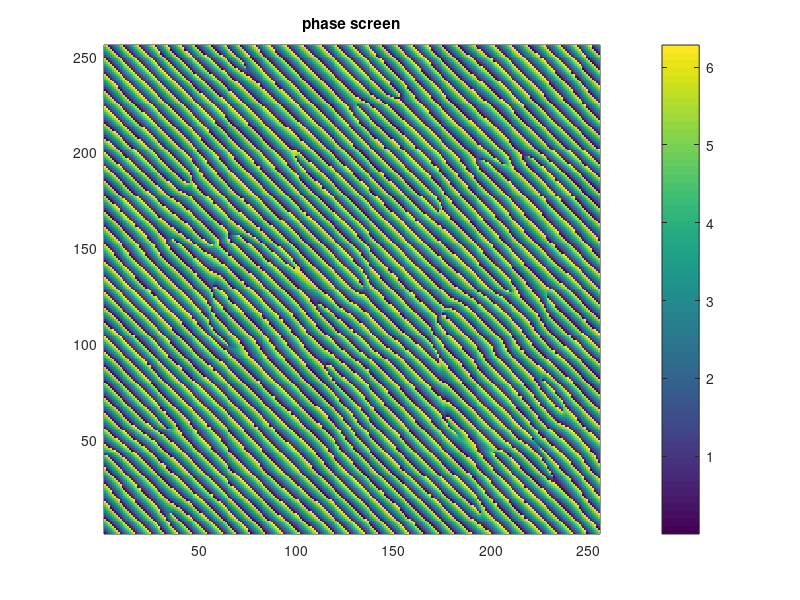
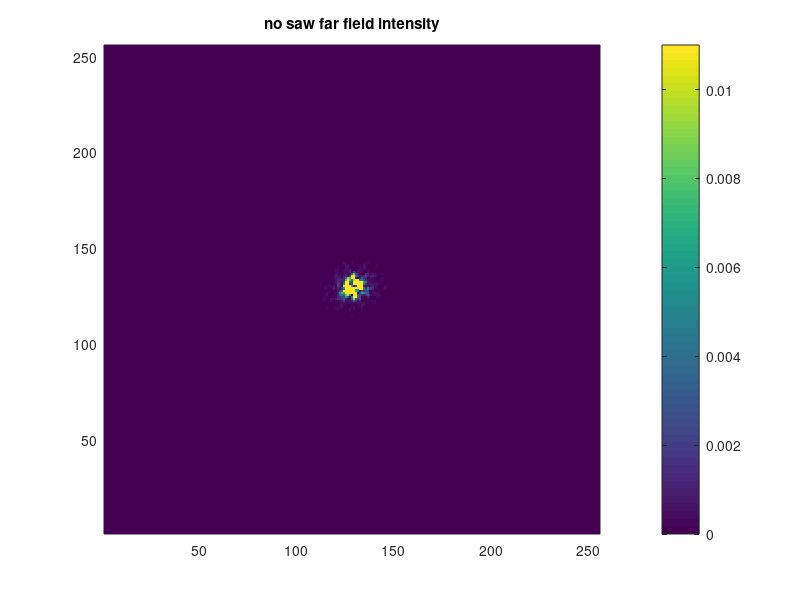
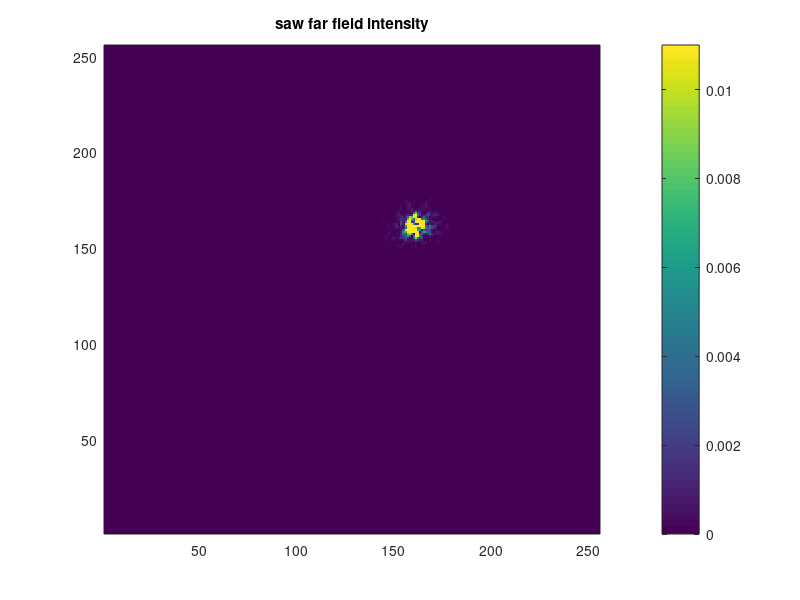

Recreate these plots in MATLAB, in order.
% Stephen Guth, USNA, 9/28/2015, implementing Hyde, Basu, Voelz, and Xiao
% (2015).
%
% Script to generate sawtooth-displaced mgsm phase screens
%
% Define terms:
%
% mask - the full size grid controlling phase
% saw - the full size grid controlling amplitude
% F - the full size grid correcting the phase distortions due to saw
% screen - the full grid controlling both phase and amplitde

N = 256;            % SLM grid size
d = 8;              % Sawtooth length
l = 5;
delta2 = 256;
M = 40;
Ufactor = 0.7;      % Voodoo from the blackest depths
numScreens = 100;
outputFolder = sprintf('Output\\Saw_vortex_%d_d2_%d\\', l, delta2);
mkdir(outputFolder);

reducedN = floor(N/d);
[xx, yy] = ndgrid(1:N, 1:N);

%
% Calculate the amplitude relations.
%
% Inverting H (to go from field ratios to h) is not quite as simple as
% Voelz makes it out to be.
%
% I don't have much flexibility to pick U, and still get h to converge.  U
% must be less than or equal to 1.
%
% Voelz takes U from the complex screen amplitudes in a way that I don't
% entirely understand.  That step remains unimplemented.
%
% hbar = h/lambda;
%

U = Ufactor*ones(reducedN,reducedN);

H = @(x) sinc(pi*(1 - x));
x0 = 0.1; % guess
hbar = zeros(reducedN,reducedN);
for k = 1:reducedN
    for j = 1:reducedN
        hbar(k, j) = fzero( @(x)(H(x)-U(k,j)), x0 );
    end
end

%
% Build the saw
%

sawInterval = linspace(0, 1, d);
[sawXX, sawYY] = ndgrid(sawInterval, sawInterval);
sawTemplate = (sawXX+sawYY)*pi*2;

saw = zeros(N, N);
for k = 1:reducedN
    for j = 1:reducedN
        sawBlockXX = (k-1)*d + (1:d);
        sawBlockYY = (j-1)*d + (1:d);
        saw(sawBlockXX, sawBlockYY) = sawTemplate*hbar(k,j);
    end
end
sawPhase = saw;

%
% Correct the phase from the saw distortion
%

F = zeros(N, N);
for k = 1:reducedN
    for j = 1:reducedN
        sawBlockXX = (k-1)*d + (1:d);
        sawBlockYY = (j-1)*d + (1:d);
        F(sawBlockXX, sawBlockYY) = exp(-1i*pi*(1-hbar(k, j)));
    end
end
FPhase = angle(F);

%
% Make the convolution kernal for the mgsm phase relations
%

r = size(xx, 1)/2;       % choose center of grid
c = size(yy, 2)/2;
rho = sqrt((xx-r).^2 + (yy-c).^2);
rho2 = (xx-r).^2 + (yy-c).^2;
theta = atan2(xx-r, yy-c);

windowx = zeros(size(rho));
windowx = exp(-rho2/(2*delta2));
% prefactor = -sqrt(1/(2*pi))*rho/sqrt(delta2).*exp(-rho2/(4*delta2));
% for m = 1:1:M;                             % add in additional windows
%     window_m = prefactor.*(1/m)*(-1i)^(m*l).*sin(m*l*theta).*...
%          (besselj((m*l-1)/2, rho2/(4*delta2)) - besselj((m*l+1)/2, rho2/(4*delta2)));
%     
%     windowx = windowx + window_m;
% end

windowv = (-1i)^l*pi^(1/2)*rho/(2*sqrt(2)*sqrt(delta2)).*exp(-rho2/(4*delta2)).*...
    (besselj((l-1)/2, rho2/(4*delta2)) - besselj((l+1)/2, rho2/(4*delta2))).*cos(l*theta);
windowx = windowx + windowv;

%window = windowx/cc;
window = windowx;
fullNormFactor = sum(window(:));
kernel = window/fullNormFactor;
sqrtPhi = fft2(kernel);

for k = 1:numScreens
    
    %
    % Fourier method for randomness
    %
    
    r = randn(N, N) + 1i*randn(N, N);
    mask = ifft2(r.*sqrtPhi);
    
    maskPhase = angle(mask);
    
    %
    % Put it all together
    %
    
    screen = mod(maskPhase, 2*pi);
    sawScreen = mod(maskPhase + sawPhase + FPhase, 2*pi);
    figname = sprintf('%svoelz_phase_l_%d_d2_%d_num_%d.bmp', outputFolder, ...
        l, delta2, k);
    %figname = sprintf('%svoelz_vortex_l_%d_d2_%d_num_%d.bmp', outputFolder, ...
    %    l, delta2, k);
    imwrite(sawScreen/(2*pi),figname, 'bmp');
end


%
% Simulation Stuff
%

doSim = true;
if doSim
    A = 1;
    b = N/4;
    rr2 = ((xx-N/2).^2 + (yy-N/2).^2);
    gBeam = A*exp(-rr2/b^2);    % Gaussian illumination of SLM
    uBeam = ones(size(rr2));    % Uniform illumination of SLM
    beam = gBeam;
    beam = beam/sum(beam(:));   % Normalization for prettier plotting

    noSawFarField = fftshift(fft2(exp(1i*screen).*beam));
    noSawFarIntensity = abs(noSawFarField).^2;

    sawFarField = fftshift(fft2(exp(1i*sawScreen).*beam));
    sawFarIntensity = abs(sawFarField).^2;

    figure(1);
    clf;
    pcolor(abs(sawScreen));
    shading flat
    title('phase screen')
    colorbar();

    maxIntensity = max(max(noSawFarIntensity(:)), max(sawFarIntensity(:)));

    figure(2)
    clf
    pcolor(noSawFarIntensity);
    shading flat
    title('no saw far field intensity');
    caxis([0 maxIntensity*1e-1])
    colorbar();

    figure(3)
    clf
    pcolor(sawFarIntensity);
    shading flat
    title('saw far field intensity');
    caxis([0 maxIntensity*1e-1])
    colorbar();
end